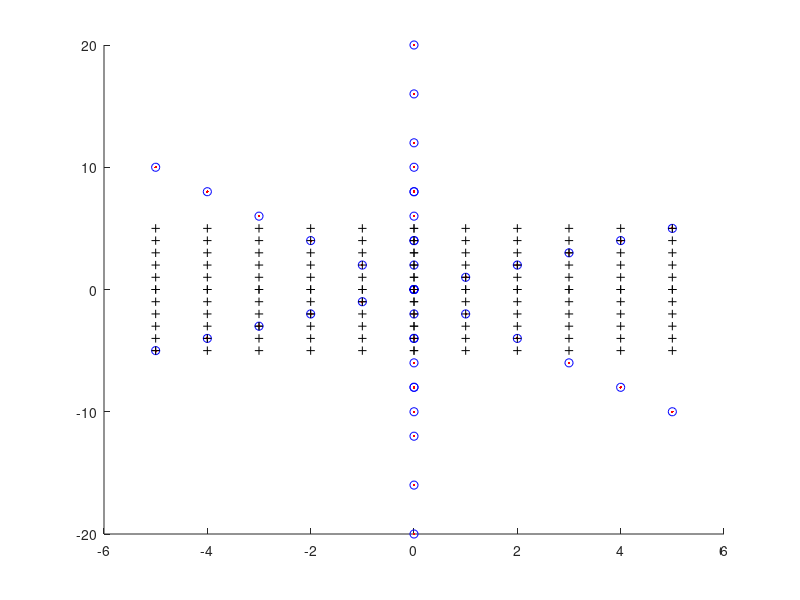

Source code (MATLAB):
disp('Problem 1.1');
B = [8, 2;
    -1, 0;
    3, 2;
    6, 5;
    9, -2];
b1 = B( : , 1);
disp('b1:');
disp(b1);
b1size = size(b1);
disp('Size of b1:');
disp(b1size);
B(:, 2) = B(:, 2) + b1;
disp('b1 added to second column of B');
disp(B)
B(3, :) = B(3, :) * 5;
disp('Multiplying third row of B by 5 and assign it to the 3rd row of B:');
disp(B);
C = B([2 3], :);
disp('Define a new variable C that contains the second and third rows of B');
disp(C);

disp('Problem 1.2');
D = [1, 2;
    -2, 4];
x1 = [1;
    0];
x2 = [0;
    1];
Dx1 = D * x1;
Dx2 = D * x2;
aggTotal = Dx1 + Dx2;
agg = D * (x1+x2);
disp('Dx1:');
disp(Dx1);
disp('Dx2:');
disp(Dx2);
disp('Dx1 + Dx2:');
disp(aggTotal);
disp('D(x1+x2):');
disp(agg);

a1 = 3;
a2 = -2;
big1 = (a1 * Dx1) + (a2 * Dx2);
disp('a1Dx1 + a2Dx2:');
disp(big1);
big2 = D*((a1*x1)+(a2*x2));
disp('D*(a1x1 + a2x2):');
disp(big2);
disp(['The relationship between the formula contianed ' ...
    'in the variable big1 and big2 is symbiotic as you get the same result ' ...
    'no matter the formula you pick']);


disp('Problem 1.3');
% Open figure #1 and make sure it is empty .
figure(1); clf
% Turn ' hold ' on so plots don ' t disappear .
hold on
%First for loop
g1 = 0;
for g2 = -5:5
    g = (g1*x1)+(g2*x2);
    plot(g1, g , 'black+');
    Dg = D*g;
    plot(g1, Dg , 'red.');
    y = (g1*Dx1) + (g2* Dx2);
    plot(g1,y , 'blueo');
end
% Second for loop
g2 = 0;
for g1 = -5:5
    g = (g1*x1)+(g2*x2);
    plot(g1, g , 'black+');
    Dg = D*g;
    plot(g1, Dg , 'red.');
    y = (g1*Dx1) + (g2* Dx2);
    plot(g1,y , 'blueo');
end
%Nested for loop
for g1 = -5:5
    for g2 = -5:5
    plot(g1, g2 , 'black+');
    end
end



